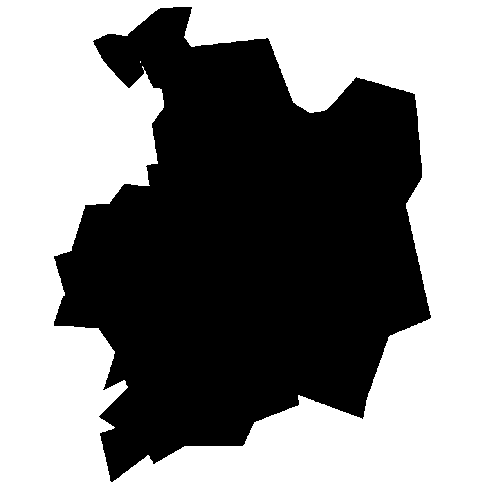
#> input picture src/img/departement-ille-et-vilaine_nb.png, 490 x 490 px
$ jupyter execute --allow-errors 02-visualisations-et-vectorisation.ipynb
#> lines starting #> are read from the running program, lines starting #| are printed output that depends on the picture; after the words box and inside, x2 and y2 are one past the last pixel; in counts of white or black regions, pixels touching at a corner belong together
# 📢📢📢 Projet NLP : La parole aux citoyens (Make.org - Le tourisme vert en Ille-et-Vilaine)📢📢📢
# Visualisations et vectorisation des mots
## Bibliothèques nécessaires

[cell 1]
import ast
import os
from itertools import chain

import numpy as np
import pandas as pd
import plotly.express as px
from gensim.models import Word2Vec
from PIL import Image
from wordcloud import WordCloud

## Lecture des données

#> (a cell that did not finish here is left out)

## Première representation en nuage de mots
### Regroupement de tous les tokens

#> (a cell that did not finish here is left out)

#> (a cell that did not finish here is left out)

#> (a cell that did not finish here is left out)

#> (a cell that did not finish here is left out)

#> (a cell that did not finish here is left out)

### Création d'un mask pour obtenir la forme de l'Ille-et-Vilaine

[cell 8]
# Ouvrir l'image en noir et blanc
img = Image.open("../src/img/departement-ille-et-vilaine_nb.png")
#> img is the input picture: PIL image 490x490 1; 53.4% white; 1 black region, box (x1, y1, x2, y2) and area: (54, 7, 431, 482) 111802

# Agrandir l'image
# LANCZOS = interpolation haute qualité
img = img.resize((1600, 1600), Image.LANCZOS)
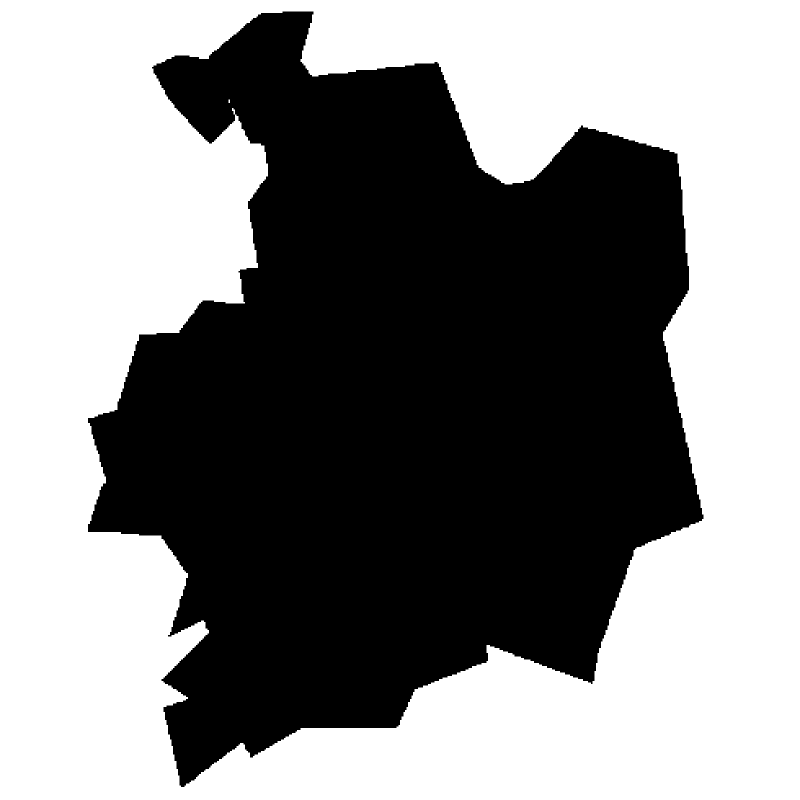
#> img: PIL image 1600x1600 1 (shown at 1/2 size); 53.4% white; 1 black region, box (x1, y1, x2, y2) and area: (176, 23, 1407, 1574) 1191980

# Création du mak a partir de l'image agrandie
mask = np.array(img.convert("L"))  # Convertir en noir et blanc


$ run again, with src/img/CBOW.png copied over src/img/departement-ille-et-vilaine_nb.png
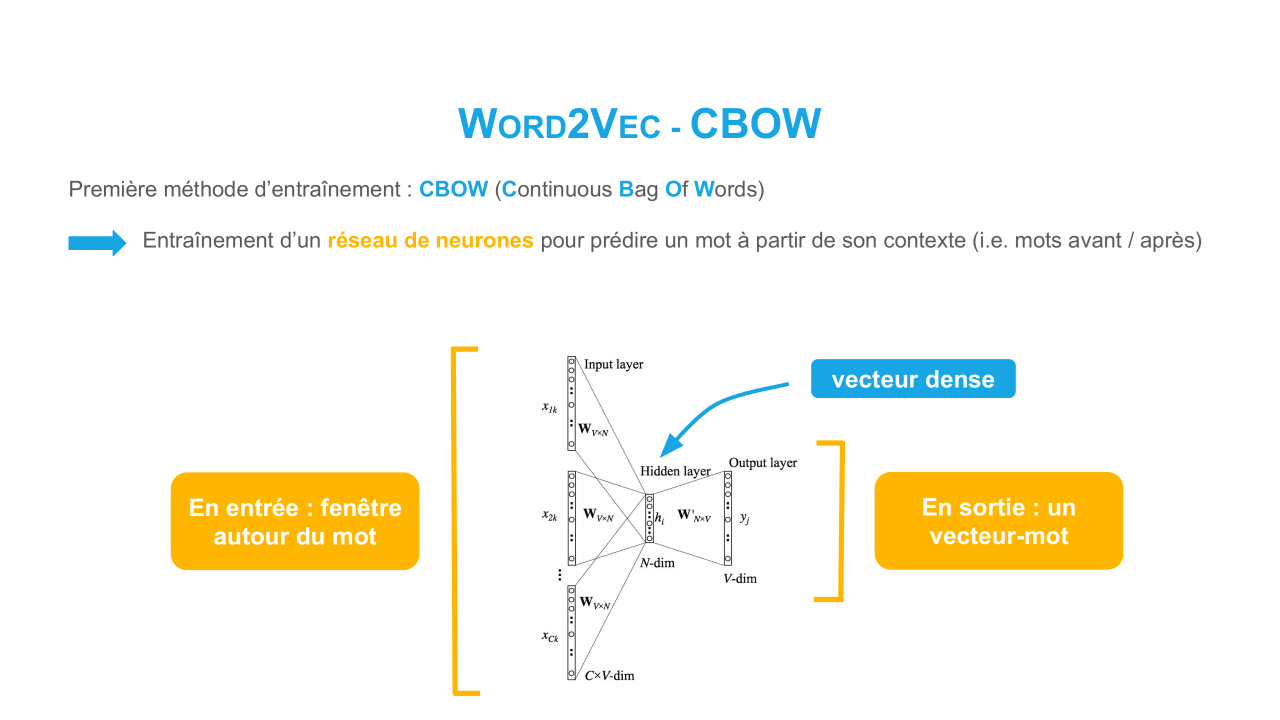
#> input picture src/img/CBOW.png, 2559 x 1439 px (shown at 1/2 size)
#> img is the input picture: PIL image 2559x1439 RGBA; mean R, G, B, A 249.6, 247.9, 239.3, 255
#> `img = img.resize((1600, 1600), Image.LANCZOS)`:
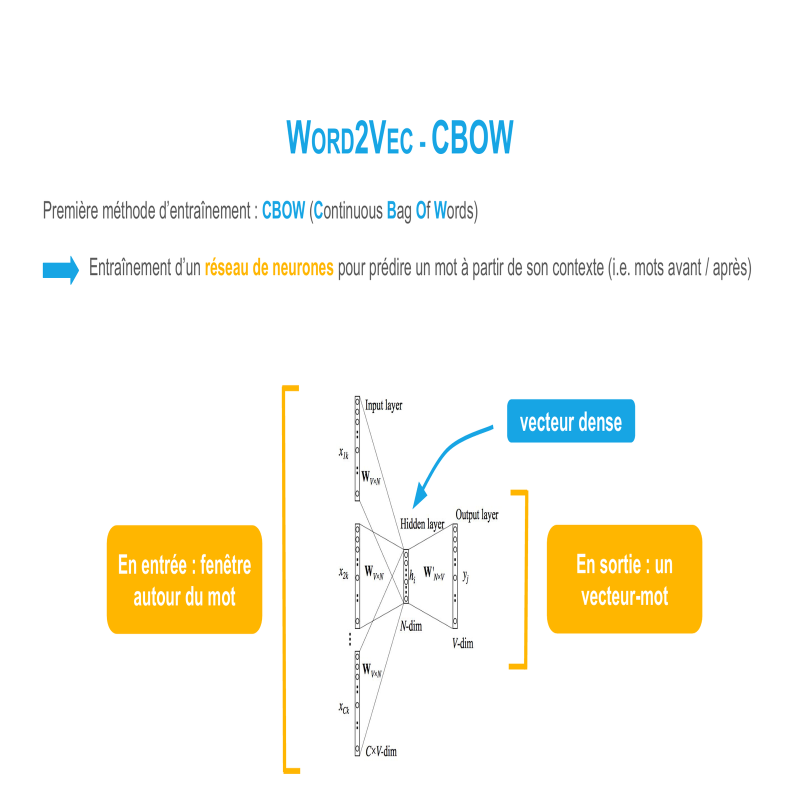
#> img: PIL image 1600x1600 RGBA (shown at 1/2 size); mean R, G, B, A 249.5, 247.9, 239.3, 255
#> `mask = np.array(img.convert("L"))`:
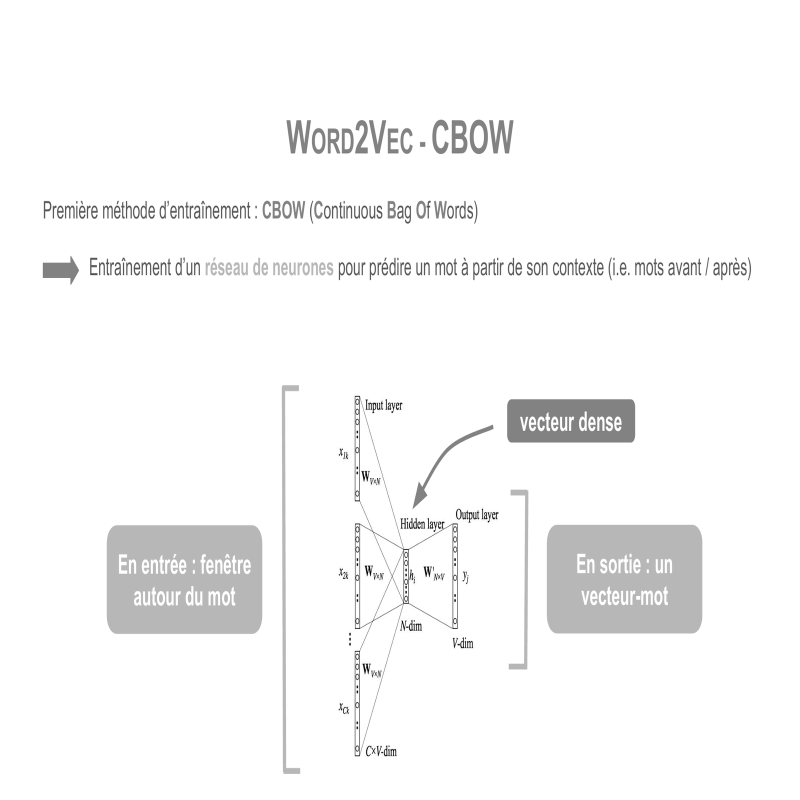
#> mask: shape (1600, 1600) (shown at 1/2 size); min 0, max 255, mean 247.4

$ run again, with src/img/Skip-Gram.png copied over src/img/departement-ille-et-vilaine_nb.png
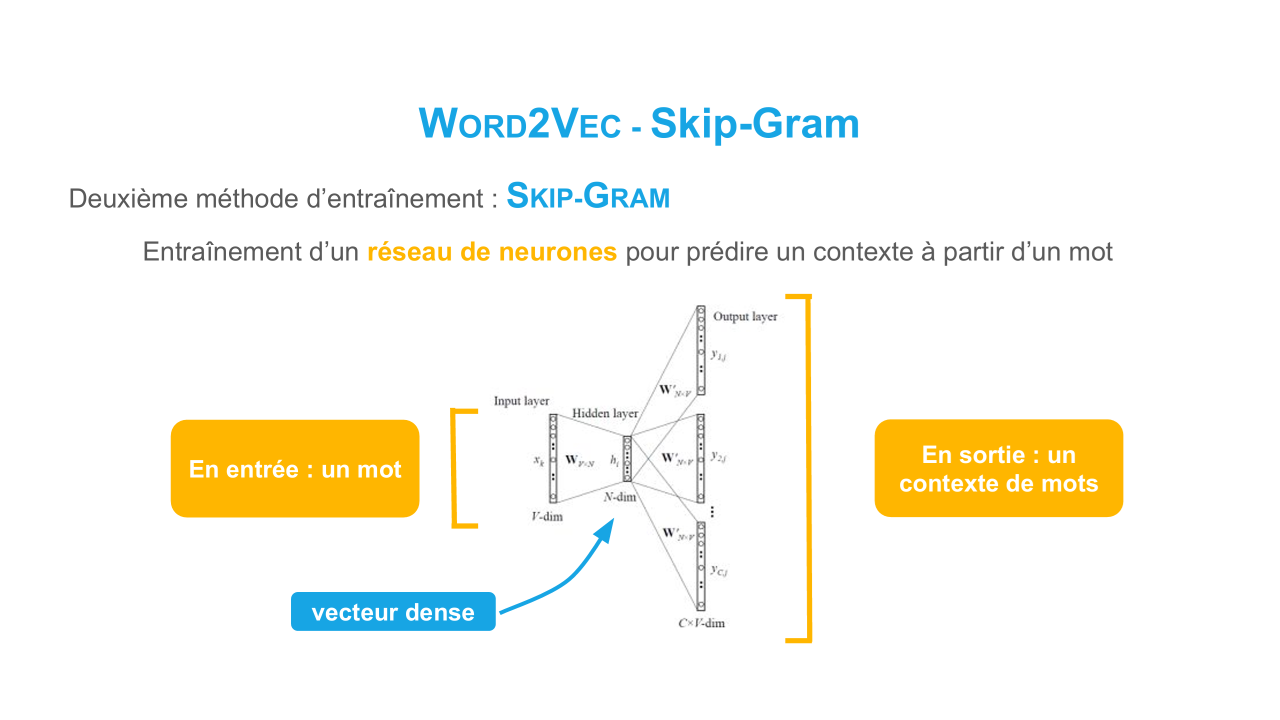
#> input picture src/img/Skip-Gram.png, 2559 x 1439 px (shown at 1/2 size)
#> img is the input picture: PIL image 2559x1439 RGBA; mean R, G, B, A 249.6, 247.9, 239.1, 255
#> `img = img.resize((1600, 1600), Image.LANCZOS)`:
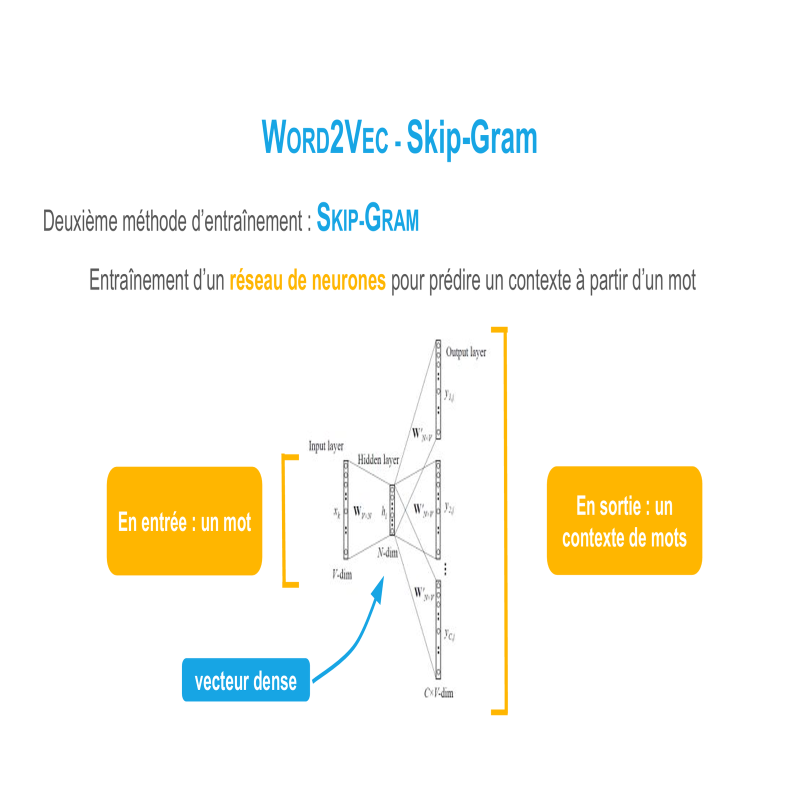
#> img: PIL image 1600x1600 RGBA (shown at 1/2 size); mean R, G, B, A 249.5, 247.8, 239.1, 255
#> `mask = np.array(img.convert("L"))`:
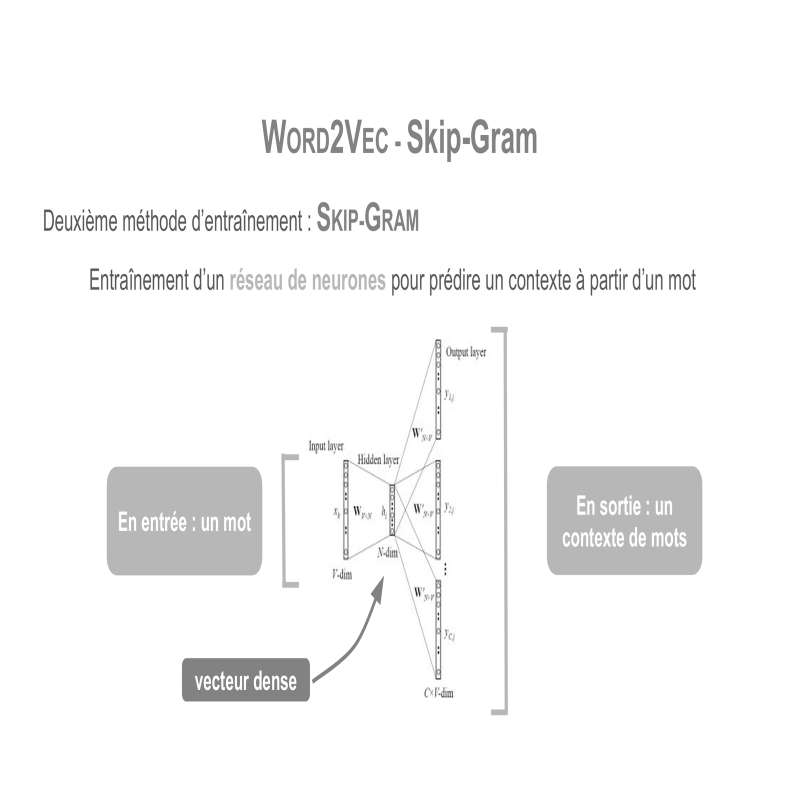
#> mask: shape (1600, 1600) (shown at 1/2 size); min 0, max 255, mean 247.3
